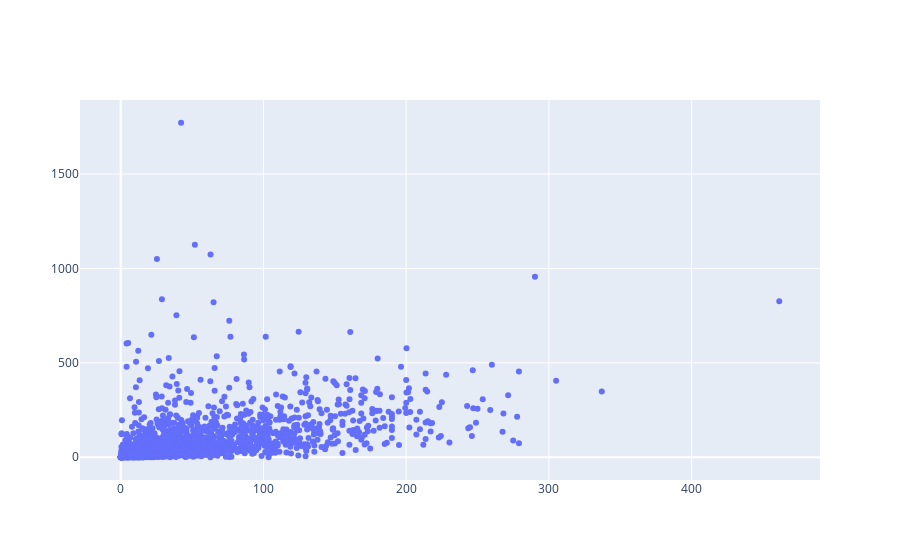

The notebook cell this image was saved under:
### Markdown cell above
> Once we have written the above code, we'll be ready to plot this data. Press shift + enter on the code below and you should see all movies in a graph.

### Code cell
from graph import plot
from plotly.offline import iplot, init_notebook_mode
init_notebook_mode(connected=True)

plot([revenues_per_budgets_trace])

### Figure 1 — Plotly figure (JSON) as saved in the notebook; plotly's stock layout.template omitted (floating-point values rounded to 4 significant figures; data arrays with more than 128 entries replaced by an {"elided": "..."} marker saying what was removed)
{"data": [{"mode": "markers", "name": "data", "text": {"elided": "1776 str values"}, "type": "scatter", "x": {"elided": "1776 float values"}, "y": {"elided": "1776 float values"}}], "layout": {}}
